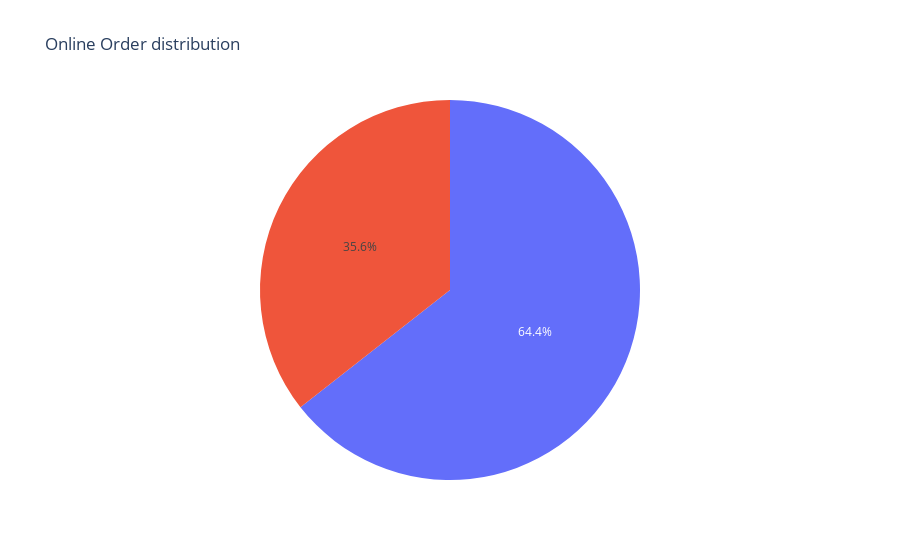

The notebook cell this image was saved under:
### Code cell
px.pie(zom, values = online_order_stats, labels = ['Online Accepting', 'Not Accepting'],title = 'Online Order distribution')

### Figure 1 — Plotly figure (JSON) as saved in the notebook; plotly's stock layout.template omitted (floating-point values rounded to 4 significant figures)
{"data": [{"domain": {"x": [0, 1], "y": [0, 1]}, "hovertemplate": "value=%{value}<extra></extra>", "legendgroup": "", "name": "", "showlegend": false, "type": "pie", "values": [28308, 15634]}], "layout": {"legend": {"tracegroupgap": 0}, "title": {"text": "Online Order distribution"}}}
